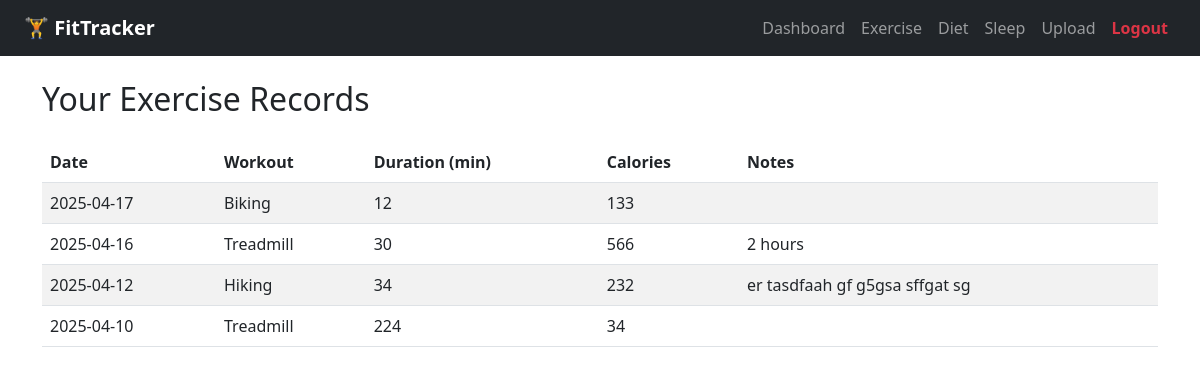
The app's page /records/exercise (signed in) with its own data.
### app/models.py (models this page shows)
class ExerciseEntry(db.Model):
    id = db.Column(db.Integer, primary_key=True)
    user_id = db.Column(db.Integer, db.ForeignKey('user.id'))
    workout_type = db.Column(db.String(100))
    duration = db.Column(db.Integer)
    calories = db.Column(db.Integer)
    date = db.Column(db.String(20))
    notes = db.Column(db.Text)

### app/routes.py (the view)
@main.route("/records/exercise")
def exercise_records():
    if "user_id" not in session:
        return redirect(url_for("main.login"))
    user_id = session["user_id"]
    records = ExerciseEntry.query.filter_by(user_id=user_id).order_by(ExerciseEntry.date.desc()).all()
    return render_template("exercise_records.html", records=records)

### app/templates/exercise_records.html (shortened to what this page needs)
{% extends "base.html" %}
{% block content %}
<h2 class="mb-4">Your Exercise Records</h2>
<table class="table table-striped">
  <thead>
    <tr>
      <th>Date</th>
      <th>Workout</th>
      <th>Duration (min)</th>
      <th>Calories</th>
      <th>Notes</th>
    </tr>
  </thead>
  <tbody>
    {% for entry in records %}
    <tr>
      <td>{{ entry.date }}</td>
      <td>{{ entry.workout_type }}</td>
      <td>{{ entry.duration }}</td>
      <td>{{ entry.calories }}</td>
      <td>{{ entry.notes }}</td>
    </tr>
    {% endfor %}
  </tbody>
</table>
{% endblock %}

### app/templates/base.html (shortened to what this page needs)
<!DOCTYPE html>
<html lang="en">
<head>
    <link href="https://cdn.jsdelivr.net/npm/bootstrap@5.3.0/dist/css/bootstrap.min.css" rel="stylesheet">
</head>
<body>
    <nav class="navbar navbar-expand-lg navbar-dark bg-dark px-4">
        <a class="navbar-brand fw-bold" href="{{ url_for('main.index') }}">🏋️ FitTracker</a>
        {% if session.get("user_id") %}
        <div class="collapse navbar-collapse" id="navbarContent">
          <ul class="navbar-nav ms-auto mb-2 mb-lg-0">
            <li class="nav-item">
              <a class="nav-link" href="{{ url_for('main.dashboard') }}">Dashboard</a>
            </li>
            <li class="nav-item">
              <a class="nav-link" href="{{ url_for('main.exercise_records') }}">Exercise</a>
            </li>
            <li class="nav-item">
              <a class="nav-link" href="{{ url_for('main.diet_records') }}">Diet</a>
            </li>
            <li class="nav-item">
              <a class="nav-link" href="{{ url_for('main.sleep_records') }}">Sleep</a>
            </li>
            <li class="nav-item">
              <a class="nav-link" href="{{ url_for('main.upload') }}">Upload</a>
            </li>
            <li class="nav-item">
              <a class="nav-link text-danger fw-bold" href="{{ url_for('main.logout') }}">Logout</a>
            </li>
          </ul>
        </div>
        {% endif %}
      </nav>
    <div class="container mt-4">
        {% block content %}{% endblock %}
    </div>
</body>
</html>

### records on screen
ExerciseEntry: date "2025-04-17", workout_type "Biking", duration "12", calories "133"
ExerciseEntry: date "2025-04-16", workout_type "Treadmill", duration "30", calories "566", notes "2 hours"
ExerciseEntry: date "2025-04-12", workout_type "Hiking", duration "34", calories "232", notes "er tasdfaah gf g5gsa sffgat sg"
ExerciseEntry: date "2025-04-10", workout_type "Treadmill", duration "224", calories "34"
